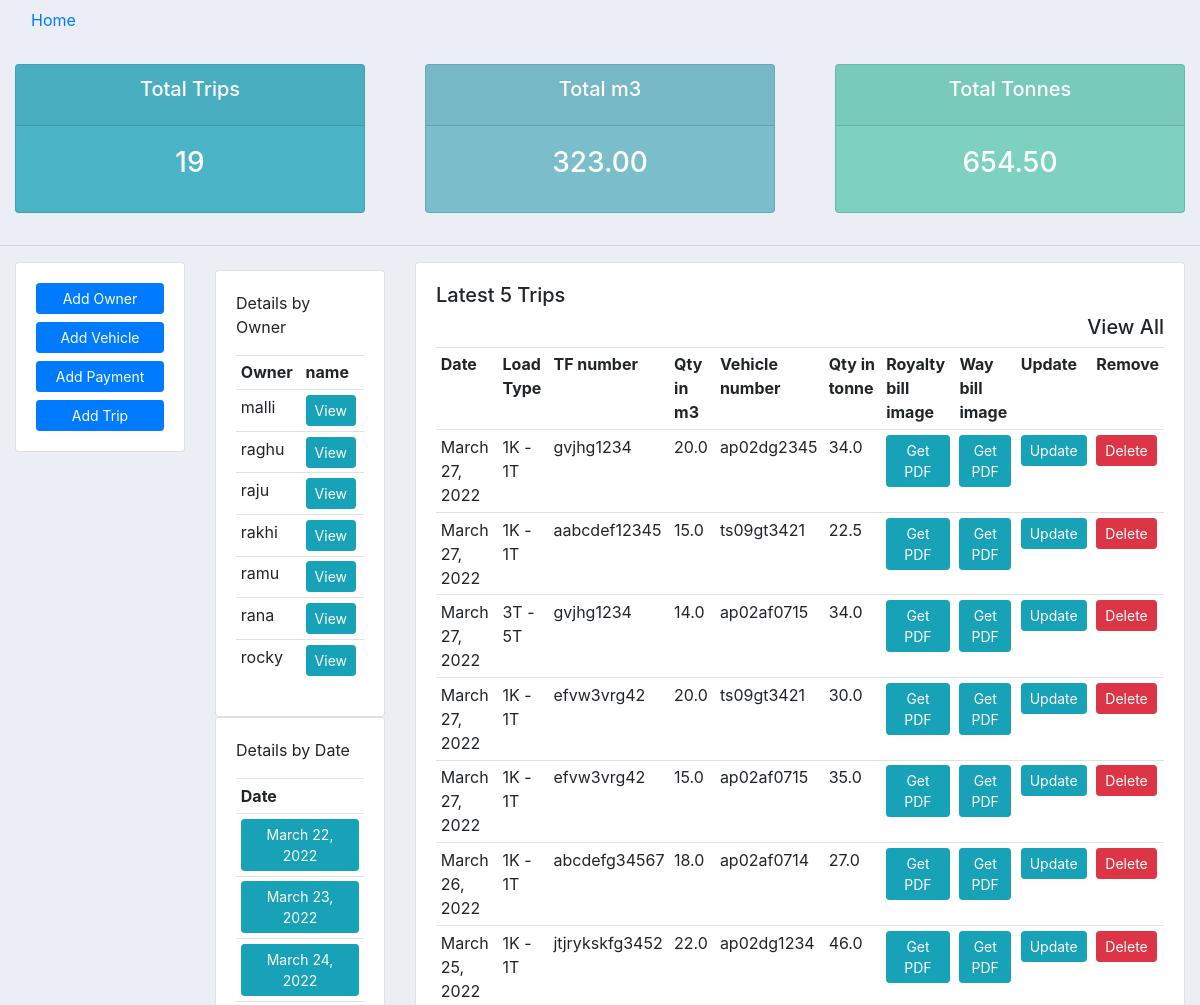
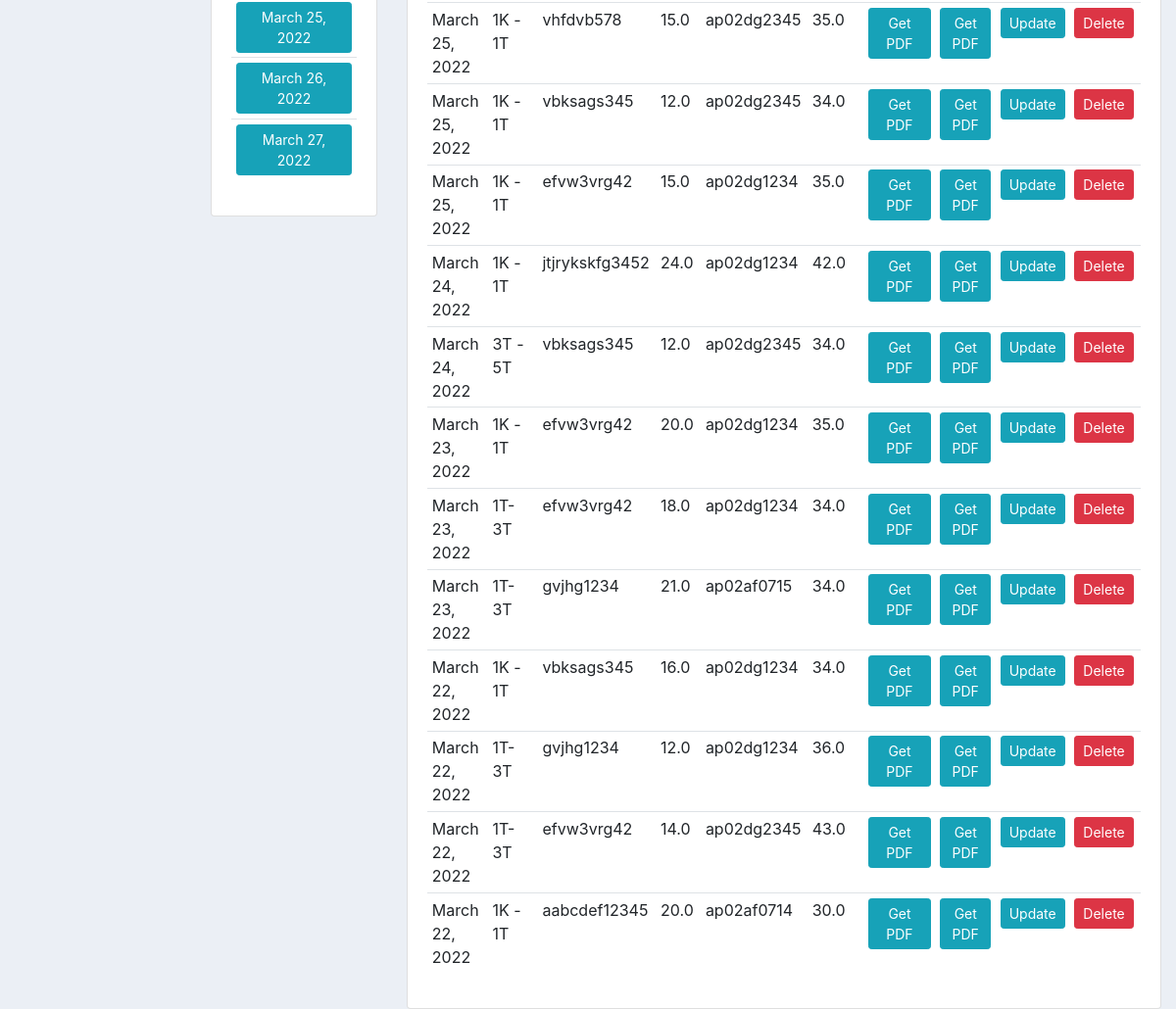
The page /dashboard/ (signed in) on the database its author committed (2 pictures, top to bottom).
### blog/models.py (models this page shows, shortened)
class TransporterDetails(models.Model):
    vehicle_owner_name = models.CharField(max_length=100, null=False, blank=False)
    phoneNumberRegex = RegexValidator(regex = r"^\+?1?\d{8,15}$")
    owner_phone_number = models.CharField(validators = [phoneNumberRegex], max_length = 16, null=False, blank=False)
    rate_per_tonne = models.CharField(max_length=200, null=True, blank=True)

class TripDetails(models.Model):
    company_name = models.ForeignKey(CompanyName, on_delete=models.SET_NULL, null=True, blank=False)
    trip_date = models.DateField(null=False, blank=False)
    load_type = models.ForeignKey(LoadType, on_delete=models.SET_NULL, null=True, blank=False)
    quarry_owner_name = models.ForeignKey(QuarryDetails, on_delete=models.SET_NULL, null=True, blank=False)
    tf_number = models.CharField(max_length=200, null=False, blank=False)
    qty_m3 = models.FloatField(null=False, blank=False)
    vehicle_number = models.ForeignKey(
        VehicleDetails , on_delete=models.SET_NULL, null=True, blank=False)
    qty_ton = models.FloatField(null=False, blank=False)
    royalty_image = models.ImageField(null=False, blank=False)
    waybill_image = models.ImageField(null=False, blank=False)

class LoadType(models.Model):
    load_type = models.CharField(max_length=100, null=False, blank=False)
    load_type_rate_per_tonne = models.FloatField(null=False, blank=True)
    def __str__(self):
        return self.load_type

class VehicleDetails(models.Model):
    vehicle_number = models.CharField(max_length=10, null=False, blank=False)
    owner_name = models.ForeignKey(TransporterDetails, on_delete=models.SET_NULL, null=True, blank=False)
    phoneNumberRegex = RegexValidator(regex = r"^\+?1?\d{8,15}$")
    driver_name = models.CharField(max_length=200, null=True, blank=True)
    driver_phone_number = models.CharField(validators = [phoneNumberRegex], max_length = 16, null=True, blank=True)
    driver_name2 = models.CharField(max_length=200, null=True, blank=True)
    driver_phone_number2 = models.CharField(validators = [phoneNumberRegex], max_length = 16, null=True, blank=True)
    rate_per_tonne = models.CharField(max_length=200, null=False, blank=False)
    def __str__(self):
        return self.vehicle_number

### blog/views.py (the view)
# urls.py: path('dashboard/', views.Dashboard, name='dashboard'),
@login_required(login_url='login')
def Dashboard(request):
    user = request.user
    categories = user.category_set.all()
    vehicle_details = VehicleDetails.objects.all().order_by('-id')
    tripdetails = TripDetails.objects.all().order_by('-trip_date')
    totalqty_in_m3 = "{:.2f}".format(tripdetails.aggregate(Sum('qty_m3'))['qty_m3__sum'])
    totalqty_in_ton = "{:.2f}".format(tripdetails.aggregate(Sum('qty_ton'))['qty_ton__sum'])
    ownernames = TransporterDetails.objects.all().order_by('vehicle_owner_name')
    trip_details = TripDetails.objects.all()
    totaltrips = trip_details.count()
    distinct_dates = trip_details.values('trip_date').annotate(Sum('qty_m3'), Sum('qty_ton'))
    context = {'vehicle_details': vehicle_details, 'trip_details':tripdetails,
             'totaltrips': totaltrips, 'totalqty_in_ton':totalqty_in_ton, 'totalqty_in_m3':totalqty_in_m3
             , 'distinct_dates':distinct_dates
             ,'ownernames':ownernames
             }
    return render(request, 'blog/trip_details.html', context)

### blog/templates/blog/trip_details.html (shortened to what this page needs)
<!DOCTYPE html>
<html>
<head>
	<link rel="stylesheet" href="https://stackpath.bootstrapcdn.com/bootstrap/4.3.1/css/bootstrap.min.css">
</head>
<body>
	<div class="container-fluid">
		<a class="nav-item nav-link" href="{% url 'blog-home' %}">Home</a>
	</div>
{% block content %}
{%  include 'blog/transport_total_detils.html' %}
<hr>
	<div class="container-fluid">
	<div class="row">
		<div class="col-md-2">
			<div class="card card-body">
				<a class="btn btn-primary  btn-sm btn-block" href="{% url 'add_owner' %}">Add Owner </a>
				<a class="btn btn-primary  btn-sm btn-block" href="{% url 'add_vehicle' %}">Add Vehicle </a>
				<a class="btn btn-primary  btn-sm btn-block" href="">Add Payment </a>
				<a class="btn btn-primary  btn-sm btn-block" href="{% url 'addtrip' %}">Add Trip</a>
			</div>
		</div>
		<div class="col-md-2">
			<div class="card card-body">
				<p>Details by Owner</p>
				<table class="table table-sm">
					<tr>
						<th> Owner </th>
						<th>name</th>
					</tr>
					{% for ownername in ownernames %}
						<tr>
							<td>{{ownername.vehicle_owner_name}} </td>
							<td><a class="btn btn-sm btn-info" href="{% url 'owner_details' ownername.id %}">View</a></td>
						</tr>
					{% endfor %}
				</table>
			</div>
			<div class="card card-body">
				<p>Details by Date</p>
				<table class="table table-sm">
					<tr>
						<th> Date </th>
					</tr>
					{% for distinct_date in distinct_dates %}
						<tr>
							<td><a class="btn btn-sm btn-info" href="{% url 'pdf_day' distinct_date.trip_date|date:"Y-m-d" %}">{{distinct_date.trip_date}}</a></td>
						</tr>
					{% endfor %}
				</table>
			</div>
		</div>
		<div class="col-md-8">
			<div class="card card-body">
				<h5 align="left">Latest 5 Trips</h5>
				<h5 align="right">View All</h5>
				<table class="table table-sm">
					<tr>
						<th>Date</th>
						<th>Load Type</th>
						<th>TF number</th>
						<th>Qty in m3</th>
						<th>Vehicle number</th>
						<th>Qty in tonne</th>
						<th>Royalty bill image</th>
						<th>Way bill image</th>
						<th>Update</th>
						<th>Remove</th>
					</tr>
					{% for trip_detail in trip_details %}
						<tr>
							<td>{{trip_detail.trip_date}}</td>
							<td>{{trip_detail.load_type}}</td>
							<td>{{trip_detail.tf_number}}</td>
							<td>{{trip_detail.qty_m3}}</td>
							<td>{{trip_detail.vehicle_number}}</td>
							<td>{{trip_detail.qty_ton}}</td>
							<td><a class="btn btn-sm btn-info" href="{% url 'pdf_royalty_bill_image' trip_detail.id %}">Get PDF</a></td>
							<td><a class="btn btn-sm btn-info" href="{% url 'pdf_way_bill_image' trip_detail.id %} ">Get PDF</a></td>
							<td><a class="btn btn-sm btn-info" href="{% url 'updatetrip' trip_detail.id %}">Update</a></td>
							<td><a class="btn btn-sm btn-danger" href="{% url 'deletetrip' trip_detail.id %}">Delete</a></td>
						</tr>
					{% endfor %}
				</table>
			</div>
		</div>
	</div>
	</div>
	{% endblock %}
</body>
</html>

### blog/templates/blog/trip_details.html (style rules this page uses)
body { background-color: #ebeff5; }

### rows shown on the page
TransporterDetails: vehicle_owner_name "malli"
TransporterDetails: vehicle_owner_name "raghu"
TransporterDetails: vehicle_owner_name "raju"
TransporterDetails: vehicle_owner_name "rakhi"
TransporterDetails: vehicle_owner_name "ramu"
TransporterDetails: vehicle_owner_name "rana"
TransporterDetails: vehicle_owner_name "rocky"
TripDetails: trip_date "March 27, 2022", load_type "1K - 1T", tf_number "gvjhg1234", qty_m3 "20.0", vehicle_number "ap02dg2345", qty_ton "34.0"
TripDetails: trip_date "March 27, 2022", load_type "1K - 1T", tf_number "aabcdef12345", qty_m3 "15.0", vehicle_number "ts09gt3421", qty_ton "22.5"
TripDetails: trip_date "March 27, 2022", load_type "3T - 5T", tf_number "gvjhg1234", qty_m3 "14.0", vehicle_number "ap02af0715", qty_ton "34.0"
TripDetails: trip_date "March 27, 2022", load_type "1K - 1T", tf_number "efvw3vrg42", qty_m3 "20.0", vehicle_number "ts09gt3421", qty_ton "30.0"
TripDetails: trip_date "March 27, 2022", load_type "1K - 1T", tf_number "efvw3vrg42", qty_m3 "15.0", vehicle_number "ap02af0715", qty_ton "35.0"
TripDetails: trip_date "March 26, 2022", load_type "1K - 1T", tf_number "abcdefg34567", qty_m3 "18.0", vehicle_number "ap02af0714", qty_ton "27.0"
TripDetails: trip_date "March 25, 2022", load_type "1K - 1T", tf_number "jtjrykskfg3452", qty_m3 "22.0", vehicle_number "ap02dg1234", qty_ton "46.0"
TripDetails: trip_date "March 25, 2022", load_type "1K - 1T", tf_number "vhfdvb578", qty_m3 "15.0", vehicle_number "ap02dg2345", qty_ton "35.0"
TripDetails: trip_date "March 25, 2022", load_type "1K - 1T", tf_number "vbksags345", qty_m3 "12.0", vehicle_number "ap02dg2345", qty_ton "34.0"
TripDetails: trip_date "March 25, 2022", load_type "1K - 1T", tf_number "efvw3vrg42", qty_m3 "15.0", vehicle_number "ap02dg1234", qty_ton "35.0"
TripDetails: trip_date "March 24, 2022", load_type "1K - 1T", tf_number "jtjrykskfg3452", qty_m3 "24.0", vehicle_number "ap02dg1234", qty_ton "42.0"
TripDetails: trip_date "March 24, 2022", load_type "3T - 5T", tf_number "vbksags345", qty_m3 "12.0", vehicle_number "ap02dg2345", qty_ton "34.0"
TripDetails: trip_date "March 23, 2022", load_type "1K - 1T", tf_number "efvw3vrg42", qty_m3 "20.0", vehicle_number "ap02dg1234", qty_ton "35.0"
TripDetails: trip_date "March 23, 2022", load_type "1T- 3T", tf_number "efvw3vrg42", qty_m3 "18.0", vehicle_number "ap02dg1234", qty_ton "34.0"
TripDetails: trip_date "March 23, 2022", load_type "1T- 3T", tf_number "gvjhg1234", qty_m3 "21.0", vehicle_number "ap02af0715", qty_ton "34.0"
TripDetails: trip_date "March 22, 2022", load_type "1K - 1T", tf_number "vbksags345", qty_m3 "16.0", vehicle_number "ap02dg1234", qty_ton "34.0"
TripDetails: trip_date "March 22, 2022", load_type "1T- 3T", tf_number "gvjhg1234", qty_m3 "12.0", vehicle_number "ap02dg1234", qty_ton "36.0"
TripDetails: trip_date "March 22, 2022", load_type "1T- 3T", tf_number "efvw3vrg42", qty_m3 "14.0", vehicle_number "ap02dg2345", qty_ton "43.0"
TripDetails: trip_date "March 22, 2022", load_type "1K - 1T", tf_number "aabcdef12345", qty_m3 "20.0", vehicle_number "ap02af0714", qty_ton "30.0"

### other values the page prints
{{ totaltrips }} "19"
{{ totalqty_in_m3 }} "323.00"
{{ totalqty_in_ton }} "654.50"
{{ distinct_date.trip_date }} "March 22, 2022" "March 23, 2022" "March 24, 2022" "March 25, 2022" "March 26, 2022" "March 27, 2022"
